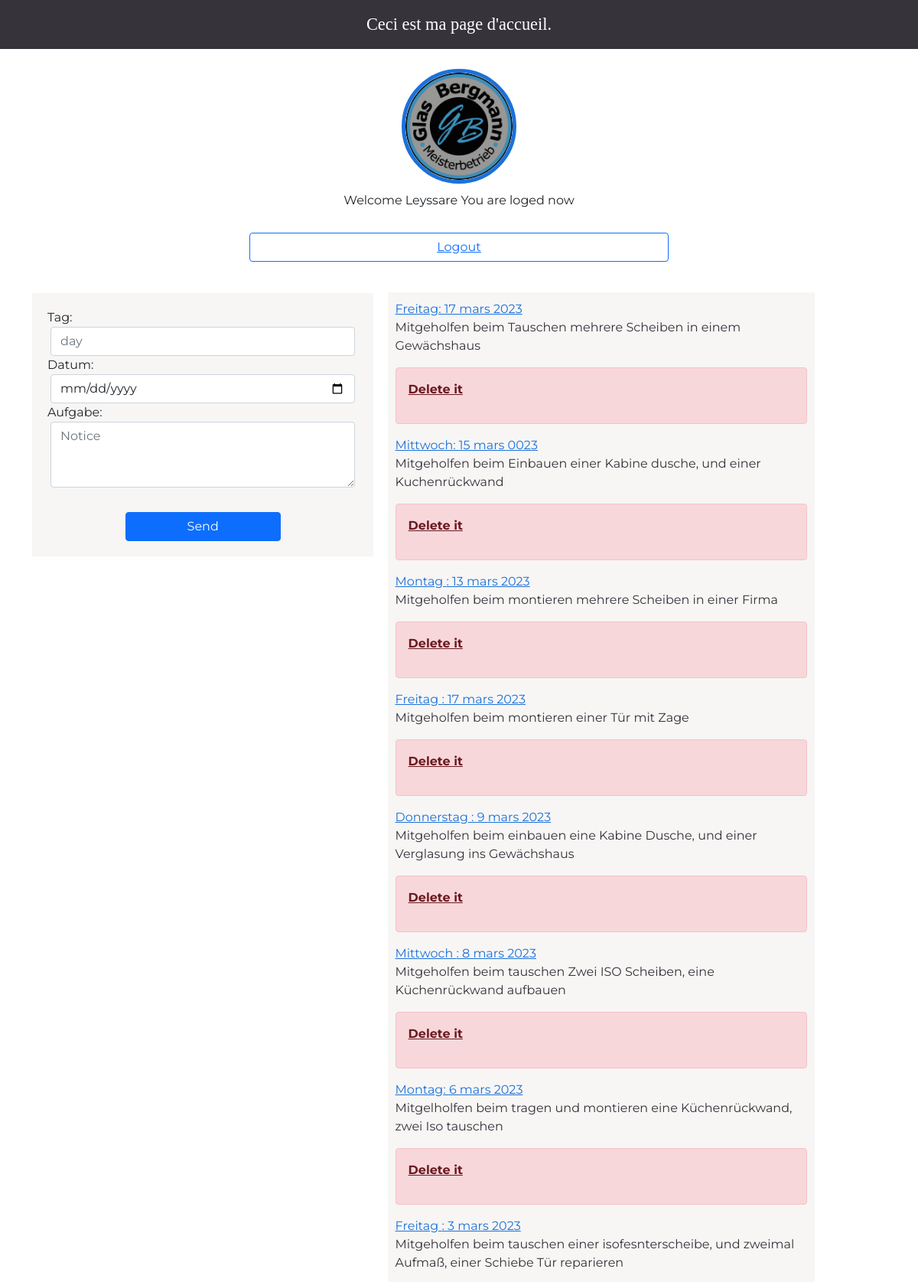
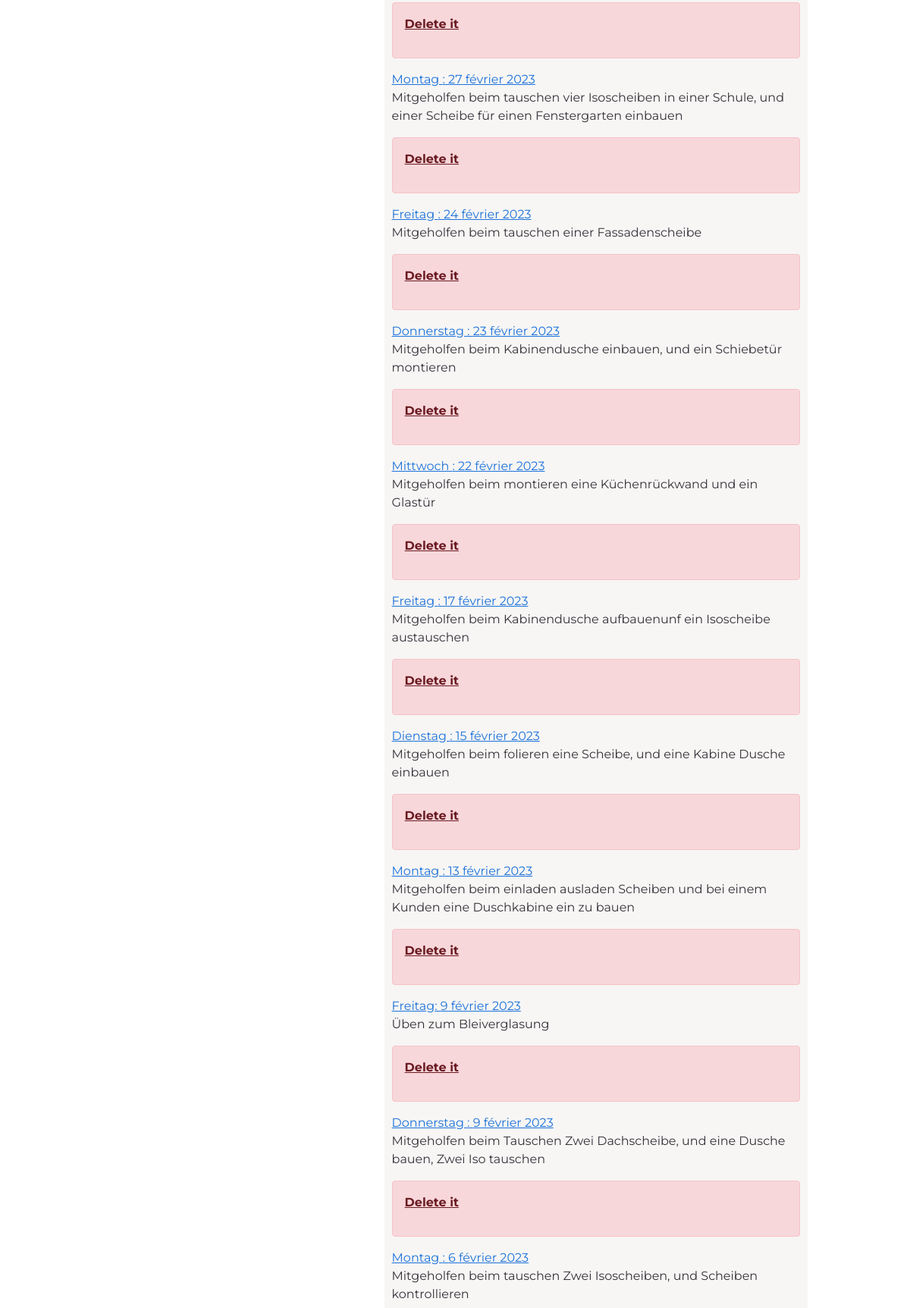
The page /account/mamadou/ (signed in, upper part) on the database its author committed (2 pictures, top to bottom).
### ConApp/models.py (models this page shows, shortened)
class MyUser(AbstractBaseUser):
    username = models.CharField(
        unique=True,
        max_length=100,
        blank=False,
        null=False)
    email = models.EmailField(max_length=100, blank=False)
    password = models.CharField(max_length=255, blank=False, null=False)
    date = models.DateField(auto_now=True)
    is_active = models.BooleanField(default=True)
    is_staff = models.BooleanField(default=False)
    is_admin = models.BooleanField(default=False)
    USERNAME_FIELD = 'username'
    EMAIL_FIELD = 'email'
    PASSWORL_FIELD = 'password'
    objects = MyUserManager()

class MamadouNotes(models.Model):
    day = models.CharField(max_length=20)
    notes = models.TextField()
    date = models.DateField(blank=True, null=True)

### ConApp/views.py (the view)
# urls.py: path('mamadou/', mamadou_notes, name="mamadou-notice"),
def mamadou_notes(request):
    if request.method == 'POST':
        jours = request.POST.get('day')
        post = request.POST.get('notes')
        date = request.POST.get('date')
        usr = MamadouNotes(day=jours, notes=post, date=date)
        usr.save()
        notes = MamadouNotes.objects.all().order_by('-id').values()
        return render(request, 'mamadou.html', {'data':notes})
    elif request.method == 'GET':
        notes = MamadouNotes.objects.all().order_by('-id').values()
        return render(request, 'mamadou.html', {'data':notes})
    return render(request, 'mamadou.html', {'error':'No data to print. '})

### ConApp/templates/mamadou.html (shortened to what this page needs)
{% load static %}
<!DOCTYPE html>
<html lang="en">
<head>
    <link href="https://cdn.jsdelivr.net/npm/bootstrap@5.1.3/dist/css/bootstrap.min.css" rel="stylesheet">
    <link rel="stylesheet" href="{% static 'css/notes.css'%}">
</head>
<body>
    <p class="para1">Ceci est ma page d'accueil. </p>
     <div class="container">
         <div class="logo">
              <img src="{% static 'images/index.png' %}" alt="alternatetext">
                {% if user %}
                    <p class='perso'>Welcome {{user}} You are loged now</p>
                {% endif %}
                    <p><a href="{% url 'logout-user' %}"><button type="button" class="btn btn-outline-primary" >Logout</button></a></p>
         </div>
         <div class="form">
               <form method="POST" action="{% url 'mamadou-notice' %}" class="formulaire">
                  <div class="form-row">
                    <div class="col"><label for="day" class="test1">Tag:
                      <input type="text" id="day" name="day" class="form-control" placeholder="day"></label>
                    </div>
                    <div class="col"><label for="date" class="test2">Datum:
                      <input type="date" id="date" name="date" class="form-control" placeholder="State"></label>
                    </div>
                    <div class="col"><label for="notes" class="test3">Aufgabe:
                      <textarea name="notes" id="notes"  rows="3" class="form-control" placeholder="Notice"></textarea>
                    </label>
                    </div>
                    <div class="col"><label for="btn-primarys" class="test4">
                      <button type="submit" class="btn btn-primary" id="btn-primarys" value="submit">Send</button></label>
                    </div>
                  </div>
                </form>
            </div>
            <div class="user">
                {% for d in data%}
                <p><span class="sp1">{{d.day}}: {{d.date}}</span><br/> {{d.notes}}</p>
                <div class="alert alert-danger" role="alert">
                    <a href="../mamadou/{{d.id}}" class="alert-link"><p >Delete it</p></a>
                </div>
                {% endfor %}
            </div>
        </div>
</body>
</html>

### ConApp/static/css/notes.css (style rules this page uses)
body { margin:0px; padding:0px; font-family: 'Montserrat', sans-serif; }
.para1 { margin-top:0px; padding:15px; font-size:1.4em; color:white; text-align:center; background-color: rgba(5,0, 10, 0.8); font-family:Sans serif cursive; }
.container { display:float; width:100%; }
.form { width:40%; margin-top:15px; }
.user, .form { display: inline-block; vertical-align: top; background-color:#f7f6f5; }
.user { margin:14px; width:50%; left:5%; padding:10px; font-size:1em; color:rgba(5,0, 10, 0.8); text-align:left; }
img { width:150px; height:150px; border:5px solid #1c71d9; border-radius:150px; }
.perso { padding:5px; margin-top:5px; }
.logo { text-align:center; margin-top:5px; padding:10px; }
.formulaire { margin:20px; }
.sp1 { color:#1c71d9; text-decoration:underline; margin-bottom:5px; }
.test1,.test2,.test3, .test4 { width:100%; }
.btn { width:50%; margin-top:25px; display:block; margin-left:auto; margin-right:auto; }
#day,#notes,#date { margin-left: auto; margin-right: auto; width: 98%; }

### rows shown on the page
MyUser: username "Leyssare"
MamadouNotes: day "Freitag", date "17 mars 2023", notes "Mitgeholfen beim Tauschen mehrere Scheiben in einem Gewächshaus"
MamadouNotes: day "Mittwoch", date "15 mars 0023", notes "Mitgeholfen beim Einbauen einer Kabine dusche, und einer Kuchenrückwand"
MamadouNotes: day "Montag", date "13 mars 2023", notes "Mitgeholfen beim montieren mehrere Scheiben in einer Firma"
MamadouNotes: day "Freitag", date "17 mars 2023", notes "Mitgeholfen beim montieren einer Tür mit Zage"
MamadouNotes: day "Donnerstag", date "9 mars 2023", notes "Mitgeholfen beim einbauen eine Kabine Dusche, und einer Verglasung ins Gewächshaus"
MamadouNotes: day "Mittwoch", date "8 mars 2023", notes "Mitgeholfen beim tauschen Zwei ISO Scheiben, eine Küchenrückwand aufbauen"
MamadouNotes: day "Montag", date "6 mars 2023", notes "Mitgelholfen beim tragen und montieren eine Küchenrückwand, zwei Iso tauschen"
MamadouNotes: day "Freitag", date "3 mars 2023", notes "Mitgeholfen beim tauschen einer isofesnterscheibe, und zweimal Aufmaß, einer Schiebe Tür reparieren"
MamadouNotes: day "Montag", date "27 février 2023", notes "Mitgeholfen beim tauschen vier Isoscheiben in einer Schule, und einer Scheibe für einen Fenstergarten einbauen"
MamadouNotes: day "Freitag", date "24 février 2023", notes "Mitgeholfen beim tauschen einer Fassadenscheibe"
MamadouNotes: day "Donnerstag", date "23 février 2023", notes "Mitgeholfen beim Kabinendusche einbauen, und ein Schiebetür montieren"
MamadouNotes: day "Mittwoch", date "22 février 2023", notes "Mitgeholfen beim montieren eine Küchenrückwand und ein Glastür"
MamadouNotes: day "Freitag", date "17 février 2023", notes "Mitgeholfen beim Kabinendusche aufbauenunf ein Isoscheibe austauschen"
MamadouNotes: day "Dienstag", date "15 février 2023", notes "Mitgeholfen beim folieren eine Scheibe, und eine Kabine Dusche einbauen"
MamadouNotes: day "Montag", date "13 février 2023", notes "Mitgeholfen beim einladen ausladen Scheiben und bei einem Kunden eine Duschkabine ein zu bauen"
MamadouNotes: day "Freitag", date "9 février 2023", notes "Üben zum Bleiverglasung"
MamadouNotes: day "Donnerstag", date "9 février 2023", notes "Mitgeholfen beim Tauschen Zwei Dachscheibe, und eine Dusche bauen, Zwei Iso tauschen"
MamadouNotes: day "Montag", date "6 février 2023", notes "Mitgeholfen beim tauschen Zwei Isoscheiben, und Scheiben kontrollieren"
